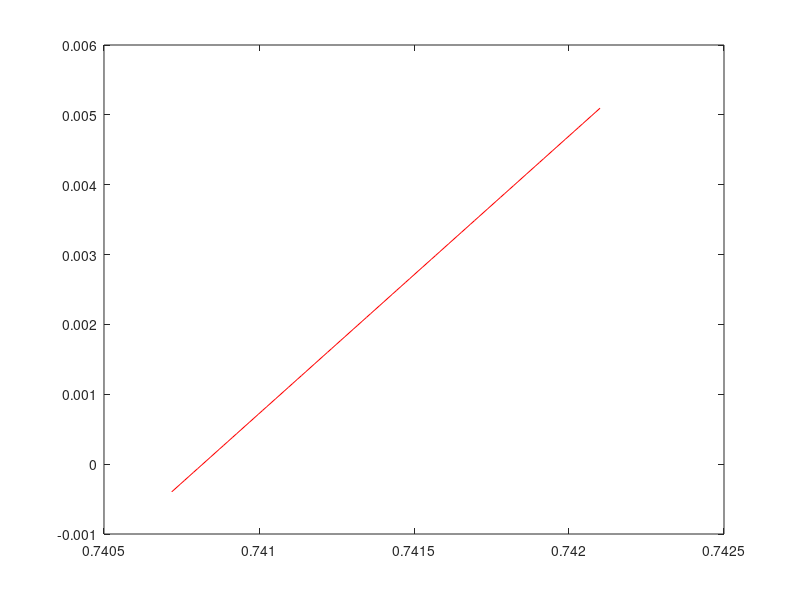

Recreate this plot in MATLAB. (Note: this script raises an error after producing the figure.)
u1 = 10;
N = 32;
load('h2_betastar_proven.mat')
plot(betacont,epscont,'red')
hold on
load('h0_2_h1_proven.mat')
eh_02_h1 = zeros(length(B),1);
for i=1:length(eh_02_h1)
    [a,e] = desingularize_transform(A(:,i),N,u1);
    eh_02_h1(i) = e;
end
plot(B,eh_02_h1,'k-')
load('h1_2_h2_proven.mat')
eh1_2_h2 = zeros(length(B),1);
for i=1:length(eh1_2_h2)
    [a,e] = desingularize_transform(A(:,i),N,u1);
    eh1_2_h2(i) = e;
end
plot(B,eh1_2_h2,'k-')
load('pastbetastar_segment1.mat')
plot(betacont_more,epscont_more,'b--')
load('pastbetastar_segment2.mat')
plot(betacont_more,epscont_more,'b--')